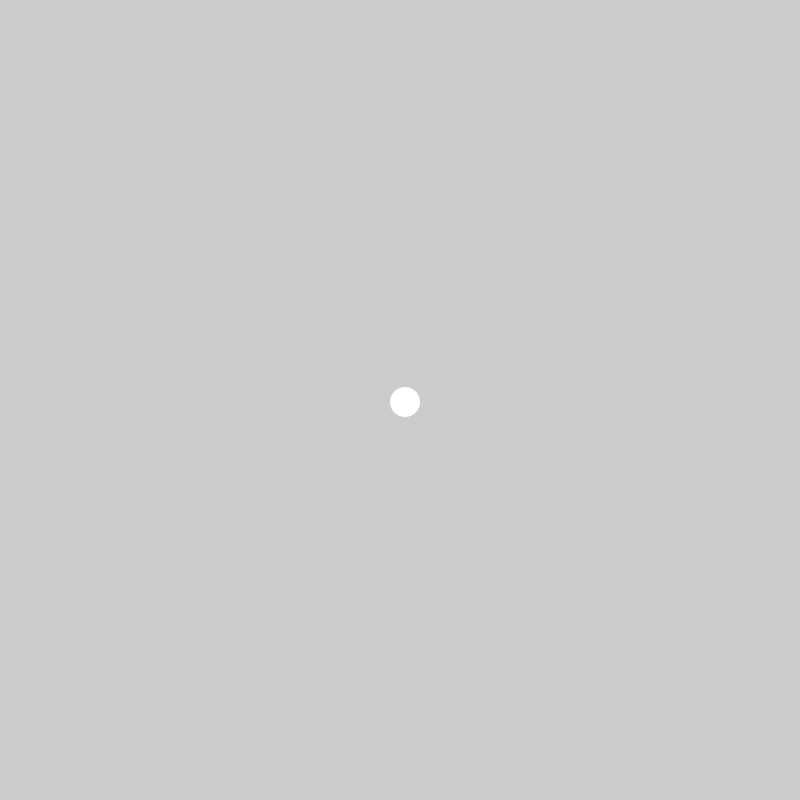
Frame 1 (no input)
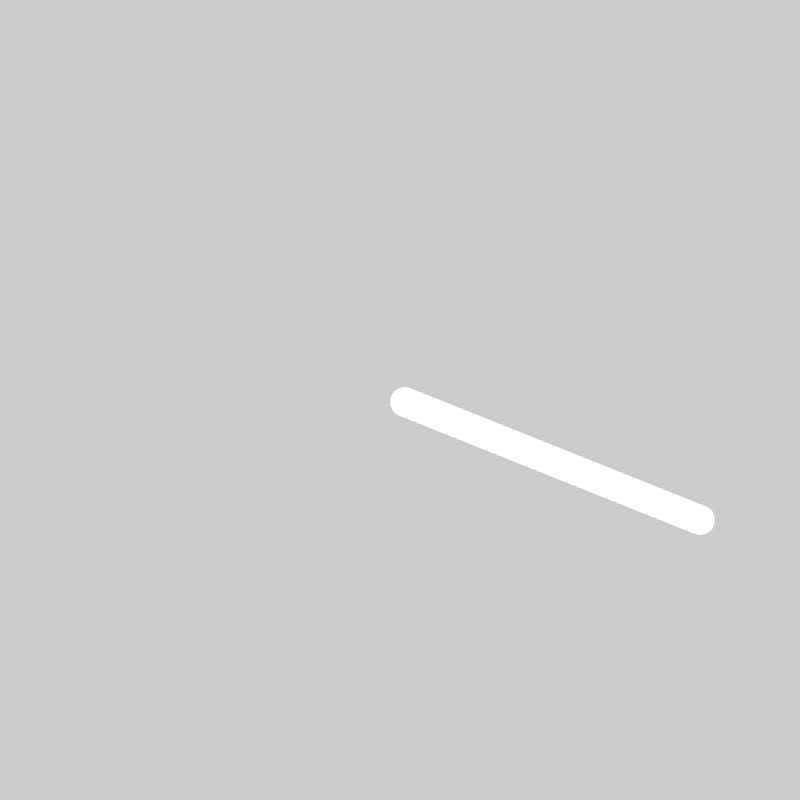
Frame 60 (the mouse pressed at the canvas centre just before this capture)
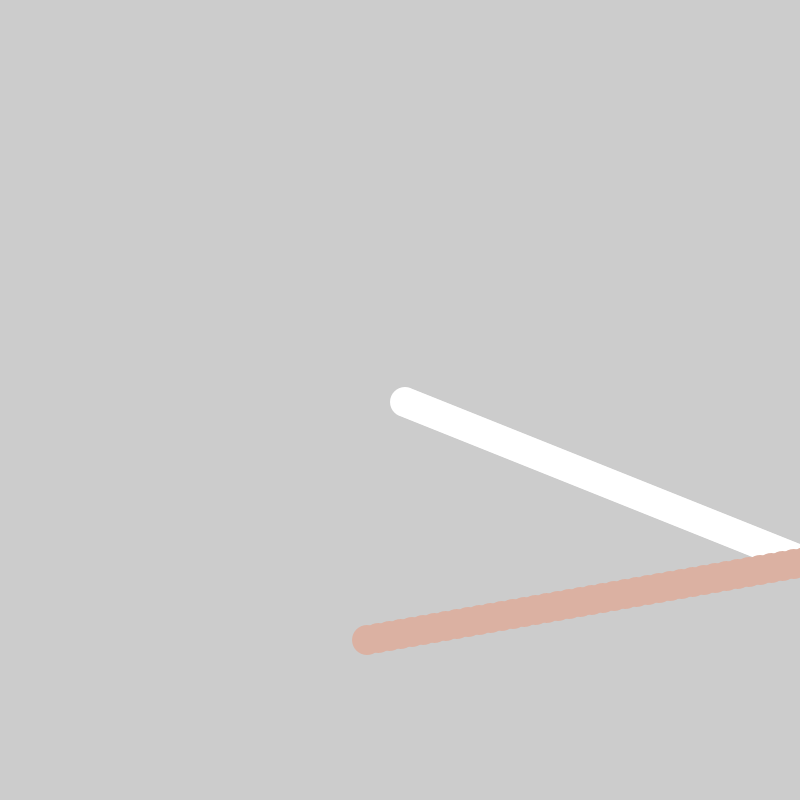
Frame 120 (the mouse held since frame 60 and released just before this capture)

The Processing sketch that drew these frames (run headless with seeded random() and noise(); from frame 60 on, the mouse is pressed at the canvas centre):

// Processing sketch: processing_103758
// ── processing_103758.pde

float ballX;
float ballY;
float vx; 
float vy; 
int r;
int g;
int b;

void setup() {
  size(800, 800);

  ballX = width / 2;
  ballY = height / 2;
  vx = 5;
  vy = 2;
}

void draw() {
  noStroke();
  moveBall();
  drawBall();
  if(keyPressed && key == 'r') {
    background(255);
  }
}

void moveBall() {
  ballX += vx;
  ballY += vy;
  
  int r = (int) random(100,255);
  int g = (int) random(100,255);
  int b = (int) random(100,255);

  if (ballX > width) {
    vx = random(-25,-1);
    fill(r,b,g);
  }
  if (ballX < 0) {
    vx = random(1,25);
    fill(r,g,b);
  }
  if (ballY > height) {
    vy= random(-1,-25);
    fill(r,g,b);
  }
  if (ballY < 0) {
    vy= random(1,25);
    fill(r,g,b);
  }
}

void drawBall() {
  ellipse(ballX, ballY, 30, 30);
}
